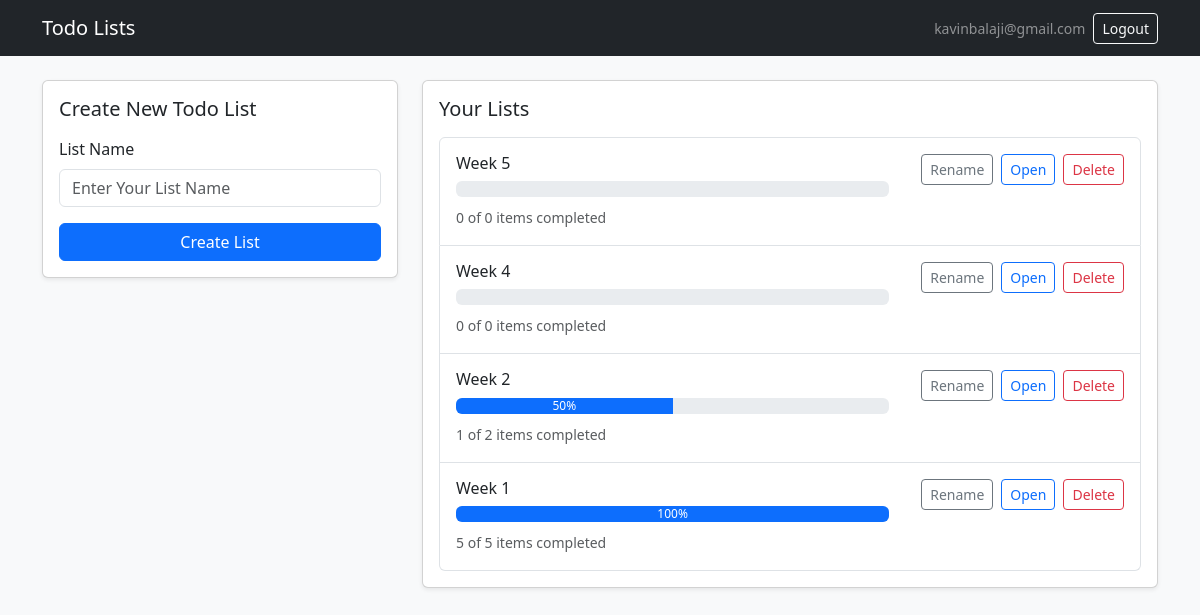
The app's page /dashboard (signed in) with its own data.
### app.py (models this page shows, shortened)
class User(db.Model):
    __tablename__ = "users"
    id = db.Column(db.Integer, primary_key=True)
    cognito_sub = db.Column(db.String(128), unique=True, nullable=False, index=True)
    email = db.Column(db.String(255), unique=True, nullable=False, index=True)
    lists = db.relationship("TodoList", backref="owner", cascade="all, delete-orphan", lazy=True)

class TodoList(db.Model):
    __tablename__ = "todo_lists"
    id = db.Column(db.Integer, primary_key=True)
    name = db.Column(db.String(120), nullable=False)
    user_id = db.Column(db.Integer, db.ForeignKey("users.id"), nullable=False, index=True)
    items = db.relationship(
        "ChecklistItem",
        backref="todo_list",
        cascade="all, delete-orphan",
        lazy=True,
        order_by="ChecklistItem.id.asc()",
    )
    @property
    def total_items(self):
        return len(self.items)
    @property
    def completed_items(self):
        return sum(1 for item in self.items if item.completed)

class ChecklistItem(db.Model):
    __tablename__ = "checklist_items"
    id = db.Column(db.Integer, primary_key=True)
    title = db.Column(db.String(200), nullable=False)
    completed = db.Column(db.Boolean, nullable=False, default=False)
    list_id = db.Column(db.Integer, db.ForeignKey("todo_lists.id"), nullable=False, index=True)

### app.py (the view)
@app.get("/dashboard")
@login_required
def dashboard():
    user = current_user()
    lists = TodoList.query.filter_by(user_id=user.id).order_by(TodoList.id.desc()).all()
    return render_template("dashboard.html", lists=lists)

### app.py (called while the page is built)
def current_user():
    user_id = session.get("user_id")
    if user_id is None:
        return None
    return db.session.get(User, user_id)

def login_required(view_func):
    @wraps(view_func)
    def wrapped(*args, **kwargs):
        if current_user() is None:
            return redirect(url_for("login"))
        return view_func(*args, **kwargs)
    return wrapped

@app.context_processor
def inject_session_user():
    return {"session_user": current_user()}

### templates/dashboard.html (shortened to what this page needs)
{% extends "base.html" %}
{% block content %}
<div class="row g-4">
  <div class="col-lg-4">
    <div class="card shadow-sm">
      <div class="card-body">
        <h5 class="card-title mb-3">Create New Todo List</h5>
        <form method="post" action="{{ url_for('create_list') }}">
          <div class="mb-3">
            <label for="name" class="form-label">List Name</label>
            <input
              id="name"
              name="name"
              class="form-control"
              placeholder="Enter Your List Name"
              required/>
          </div>
          <button type="submit" class="btn btn-primary w-100">Create List</button>
        </form>
      </div>
    </div>
  </div>
  <div class="col-lg-8">
    <div class="card shadow-sm">
      <div class="card-body">
        <h5 class="card-title mb-3">Your Lists</h5>
        {% if lists %}
        <div class="list-group">
          {% for todo_list in lists %}
          {% set total = todo_list.total_items %}
          {% set completed = todo_list.completed_items %}
          {% set percent = (((completed / total) * 100) if total > 0 else 0)|round|int %}
          <div class="list-group-item d-flex justify-content-between align-items-start py-3">
            <div class="me-3 flex-grow-1">
              <h6 class="mb-2">
                {{ todo_list.name }}
              </h6>
              <div
                class="progress mb-2"
                role="progressbar"
                aria-label="Task completion progress for {{ todo_list.name }}"
                aria-valuenow="{{ percent }}"
                aria-valuemin="0"
                aria-valuemax="100">
                <div class="progress-bar" style="width: 0%" data-progress="{{ percent }}">
                  {{ percent }}%
                </div>
              </div>
              <small class="text-muted">
                {{ todo_list.completed_items }} of {{ todo_list.total_items }} items completed
              </small>
            </div>
            <div class="d-flex gap-2 ms-3">
              <button
                type="button"
                class="btn btn-sm btn-outline-secondary edit-list-btn"
                data-list-id="{{ todo_list.id }}"
                data-list-name="{{ todo_list.name }}">
                Rename
              </button>
              <a href="{{ url_for('view_list', list_id=todo_list.id) }}" class="btn btn-sm btn-outline-primary">Open</a>
              <form method="post" action="{{ url_for('delete_list', list_id=todo_list.id) }}">
                <button class="btn btn-sm btn-outline-danger" type="submit">Delete</button>
              </form>
            </div>
          </div>
          {% endfor %}
        </div>
        {% else %}
        <p class="text-muted mb-0">No lists yet. Create your first one.</p>
        {% endif %}
      </div>
    </div>
  </div>
</div>
{% endblock %}

### templates/base.html (shortened to what this page needs)
<!doctype html>
<html lang="en">
  <head>
    <link
      href="https://cdn.jsdelivr.net/npm/bootstrap@5.3.3/dist/css/bootstrap.min.css"
      rel="stylesheet"
    />
  </head>
  <body class="bg-light">
    <nav class="navbar navbar-expand-lg bg-dark navbar-dark">
      <div class="container">
        <a class="navbar-brand" href="{{ url_for('dashboard') }}">Todo Lists</a>
        <div class="d-flex align-items-center gap-2">
          {% if session_user %}
          <span class="text-white-50 small">{{ session_user.email }}</span>
          <form action="{{ url_for('logout') }}" method="post" class="d-inline">
            <button type="submit" class="btn btn-sm btn-outline-light">
              Logout
            </button>
          </form>
          {% endif %}
        </div>
      </div>
    </nav>
    <main class="container py-4">
      {% block content %}{% endblock %}
    </main>
  </body>
</html>

### records on screen
User: email "kavinbalaji@gmail.com"
TodoList: name "Week 5", completed_items "0", total_items "0"
TodoList: name "Week 4", completed_items "0", total_items "0"
TodoList: name "Week 2", percent "50", completed_items "1", total_items "2"
TodoList: name "Week 1", percent "100", completed_items "5", total_items "5"
